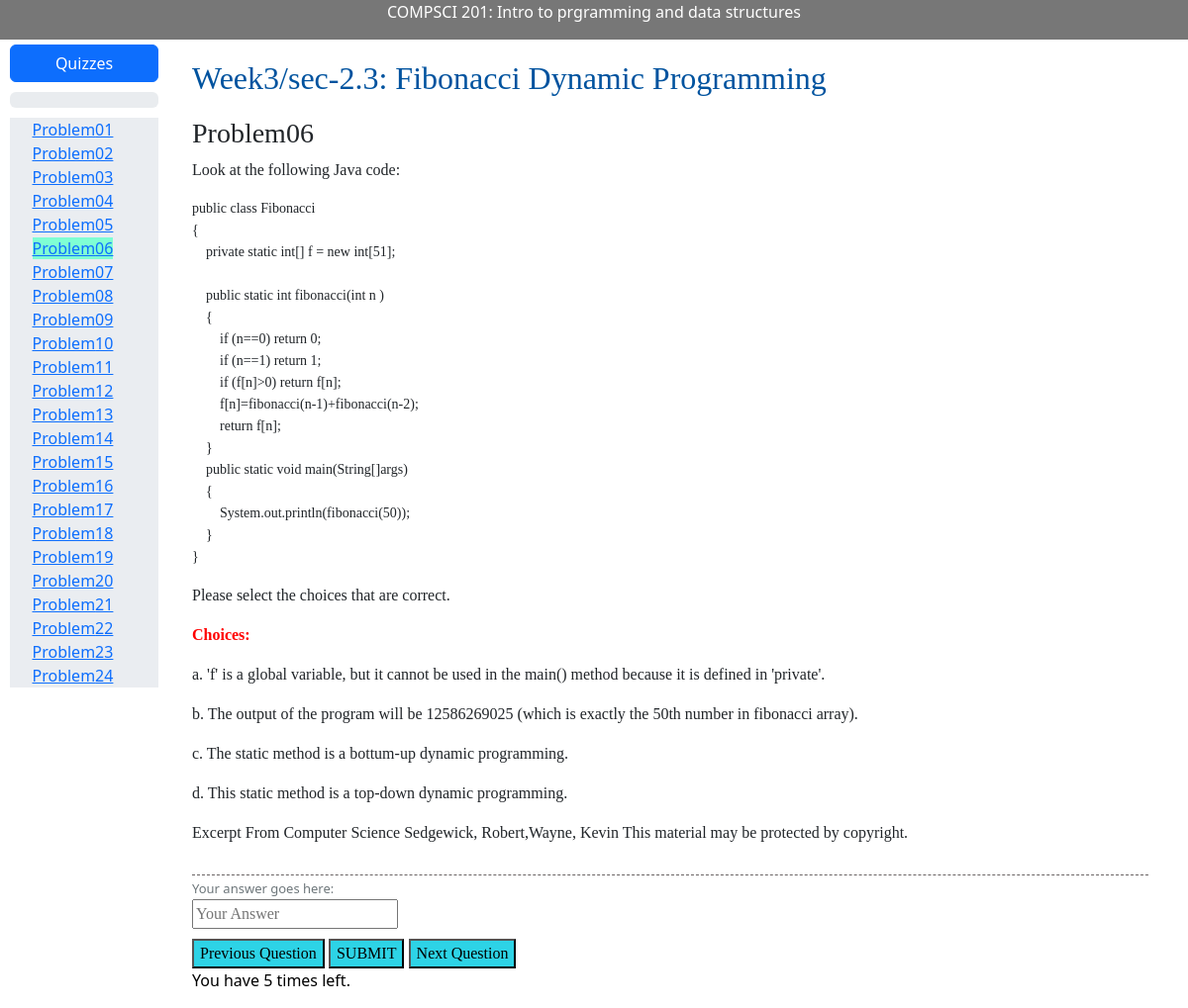
The app's page /content/quiz/index/306/ (signed in) with its own data.
### simple_judge/models.py (models this page shows, shortened)
class Question(models.Model):
    student=models.ForeignKey(Student, on_delete=models.CASCADE)
    question_title=models.CharField(max_length=50)
    question_id=models.IntegerField(default=0)
    ifpassed=models.BooleanField('ifpassed',default=False)
    logx=models.TextField()
    submission_times=models.IntegerField(default=5)

class Questiondict(models.Model):
    question_type=models.CharField(max_length=200)
    question_title=models.CharField(max_length=200)
    question_content=models.JSONField('quiz_content')
    question_id=models.IntegerField(default=0)
    question_level=models.IntegerField(default=0)
    question_week=models.IntegerField(default=0)

### quiz/views.py (the view, shortened to what this page needs)
# urls.py: path('quiz/index/<int:question_id>/', views.quiz_new, name='quiz_new'),
def quiz_new(request,question_id):
    if request.user.is_authenticated:
        student_current=Student.objects.get(student_name=request.user.username)
        question_dict=Questiondict.objects.get(question_id=question_id)
        question_week=question_dict.question_week
        q= student_current.question_set.get(question_id=question_id)
        quiz_description=question_dict.question_content.get('description')
        mult=True
        context={}
        time_array = student_current.question_due_dict.get("week"+str(question_week))
        time_start = datetime.datetime.strptime(time_array[0],'%Y-%m-%d %H:%M').astimezone(datetime.timezone(datetime.timedelta(hours=8)))
        time_end = datetime.datetime.strptime(time_array[1],'%Y-%m-%d %H:%M').astimezone(datetime.timezone(datetime.timedelta(hours=8)))
        time_now = datetime.datetime.utcnow().replace(tzinfo=datetime.timezone.utc)
        if time_now > time_end:
            context['overdue']=True
        elif time_now >= time_start:
            pass
        else:
            return HttpResponse("The question is not open yet")
        if question_dict.question_type=='blank' or question_dict.question_type=='code':
            answers=question_dict.question_content.get('answers')
            mult=False
        else:
            answers=ut.mult_answer_convert(question_dict.question_content.get('answers'))
        question_sets_temp1=student_current.question_set.filter(question_id__gte=100*question_week , question_id__lte=100*(question_week+1)).order_by('question_id')
        text = markdown.markdown(quiz_description,extensions=[
        'markdown.extensions.fenced_code',
        'markdown.extensions.extra',
        'markdown.extensions.toc'
        ])
        context['text']=text
        context['question_dict']=Questiondict.objects.get(question_id=question_id)
        context['quiz']=q
        context['user_id']=student_current.student_id
        context['mult']=mult
        context['answers']=answers
        context['section']=question_dict.question_content.get('section')
        context['question_id']=question_id
        context['length']=len(question_sets_temp1)
        context['question_sets']=question_sets_temp1
        context['passed']=len(question_sets_temp1.filter(ifpassed=True))
        context['failed']=len(question_sets_temp1.filter(submission_times=0))
        context['ids']=ut.findid(question_id,len(question_sets_temp1))
        return render(request, 'quiz/quiz.html', context)
    else:
        return HttpResponse('Please log in to see the page')

### quiz/templatetags/my_tags.py (called while the page is built)
@register.filter
def last2(question_id):
    x = str(question_id)
    return x[1:]

### quiz/utils.py (called while the page is built)
def findid(question_id , question_array_length):
    if str(question_id)[1:]=='01':
        return [question_id, question_id+1]
    if str(question_id)[1:]==str(question_array_length):
        return [question_id-1, question_id]
    return [question_id-1,question_id+1]

def mult_answer_convert(mult_answer_sets):
    answer_arrays=[]
    for i in range(0,len(mult_answer_sets)):
        if mult_answer_sets[i]=='True':
            answer_arrays.append(chr(i+97))
    return answer_arrays

### quiz/templates/quiz/quiz.html (shortened to what this page needs)
<!DOCTYPE html>
<html lang="en">
<head>
    {% load static %}
    {% load my_tags%}
    <link rel = "stylesheet" type ="text/css" href = "{% static 'quiz/bootstrap/css/bootstrap.min.css' %}">
    <link rel="stylesheet" href= "{% static 'quiz/highlight/styles/default.min.css' %}">
     <link rel = "stylesheet" type ="text/css" href = "{% static 'quiz/question.css' %}">
</head>
<body>
    <div class="topmenu">
        <p>COMPSCI 201: Intro to prgramming and data structures</p>
    </div>
        <div class="row">
          <div class="col-md-2" >
            <div class="row-md-1" style="  margin-left:10px;margin-right:20px;margin-top:5px">
                <div style="width:100%">
                 <a href="{% url 'quiz:assignment' user_id %}" style="width:100%;" ><button type="button" class="btn btn-primary" style="width:100%;">Quizzes</button></a>
                </div>
                <div style="margin-top:10px;margin-bottom:10px">
                    <div class="bd-example-snippet bd-code-snippet" ><div class="bd-example">
                        <div class="progress" title="WDNMG" id ="bar_id">
                        </div>
                        </div></div>
                </div>
            </div>
            <div class="row-md-2" style=" background-color: #eaedf1; margin-top:5px ;margin-left:10px;margin-right:20px;" >
                <div style= "margin-left:15%">
                {% for quiz in question_sets %}
                 {% if quiz.submission_times <= 0 %}
                        <a href= "{% url 'quiz:quiz_new' quiz.question_id %}" style="color:red" id='{{quiz.question_id}}' >Problem{{quiz.question_id|last2}}X</a> <br>
                {% else %}
                    {% if quiz.ifpassed %}
                            <a href= "{% url 'quiz:quiz_new' quiz.question_id %}" style="color:green" id ='{{quiz.question_id}}' >Problem{{quiz.question_id|last2}}√</a> <br>
                    {%else%}
                            <a href= "{% url 'quiz:quiz_new' quiz.question_id %}" id ='{{quiz.question_id}}' >Problem{{quiz.question_id|last2}}</a> <br>
                    {%endif%}
                {%endif%}
              {% endfor %}
                </div>
            </div>
          </div>
          <div class="col-md-10"  >
            <div class='question' >
                <h2 >Week{{question_dict.question_week}}/sec-{{section}}: {{question_dict.question_title}}</h2>
                <div class='text' style="margin-bottom: 0; margin-left:-10px;margin-right:40px ">
                {{text|safe}}
                </div>
            </div>
            {% if user.is_authenticated %}
            <div style="margin-left:-10px;margin-right:40px">
            <form action="{% url 'quiz:check' question_id %}" method="post" autocomplete='off' style="margin-top:30px;position:relative;border-top:1px dashed rgb(106, 100, 100);"  name='myform' >
                    {% if overdue != True%}
                            <label for="" style="text-align: center; color:rgb(110, 119, 123);font-size: 13px;">Your answer goes here:</label>
                            <br>
                                {% if question_dict.question_type == 'mult' %}
                                    <input type="text" class= "answer" spellcheck=false id="answer1" name="0" placeholder="Your Answer" value ="{{recent_answer}}" required>
                                {% endif %}
                            <br>
                        </form>
                        <a href="{% url 'quiz:quiz_new' ids.0 %}"><button type="submit" style="margin-top:10px"  id='submit'  name='xxx' class='submit'>Previous Question</button></a>
                        <button type="submit" style="margin-top:10px"  id='submit' onclick='submit()' name='xxx' class='submit'>SUBMIT</button>
                        <a href="{% url 'quiz:quiz_new' ids.1 %}"><button type="submit" style="margin-top:10px"  id='submit'  name='xxx' class='submit'>Next Question</button></a>
                    {% endif%}
                    {% if overdue == True %}
                    {% else %}
                        {% if quiz.submission_times > 0%}
                            {% if quiz.ifpassed %}
                                <p style="color:green"> You have passed the quiz.</p>
                            {% else %}
                                <p style="color:black"> You have {{quiz.submission_times}} times left.</p>
                            {%endif%}
                        {% else %}
                            {% if quiz.ifpassed %}
                                <p style="color:red"> Your answer is correct but it will not be recorded.</p>
                            {%else%}
                                <p style="color:red"> You have failed the quiz</p>
                            {%endif%}
                        {% endif %}
                    {% endif %}
            {% else %}
            <div class='a'>
                <P style="text-align:center;color:orange"> <a href= "{% url 'simple_judge:signin_from_question' question_title %}" >Please Login to see the page </a></p>
            </div>
            {% endif%}
        </div>
          </div>
        </div>
    </body>
</html>

### quiz/static/quiz/question.css (style rules this page uses)
h2 { text-align: left; font-family:Consolas; margin: 0; padding: 20px 0; color: #00539F; margin-left: -10px; }
.submit { background-color: #2dd3e6; font-family:Consolas; }
.question { font-family:Consolas; }
strong { color:red; font-family:Consolas; }
code { font-family:Consolas; }
.topmenu { list-style-type: none; margin: 0; padding: 0; overflow: hidden; background-color:#777; color: white; text-align: center; }
input { font-family:Consolas; }

### records on screen
Question: question_id|last2 "01"
Question: question_id|last2 "02"
Question: question_id|last2 "03"
Question: question_id|last2 "04"
Question: question_id|last2 "05"
Question: question_id|last2 "06", submission_times "5"
Question: question_id|last2 "07"
Question: question_id|last2 "08"
Question: question_id|last2 "09"
Question: question_id|last2 "10"
Question: question_id|last2 "11"
Question: question_id|last2 "12"
Question: question_id|last2 "13"
Question: question_id|last2 "14"
Question: question_id|last2 "15"
Question: question_id|last2 "16"
Question: question_id|last2 "17"
Question: question_id|last2 "18"
Question: question_id|last2 "19"
Question: question_id|last2 "20"
Question: question_id|last2 "21"
Question: question_id|last2 "22"
Question: question_id|last2 "23"
Question: question_id|last2 "24"
Questiondict: question_week "3", question_title "Fibonacci Dynamic Programming"

### other values on screen
{{ section }} "2.3"
